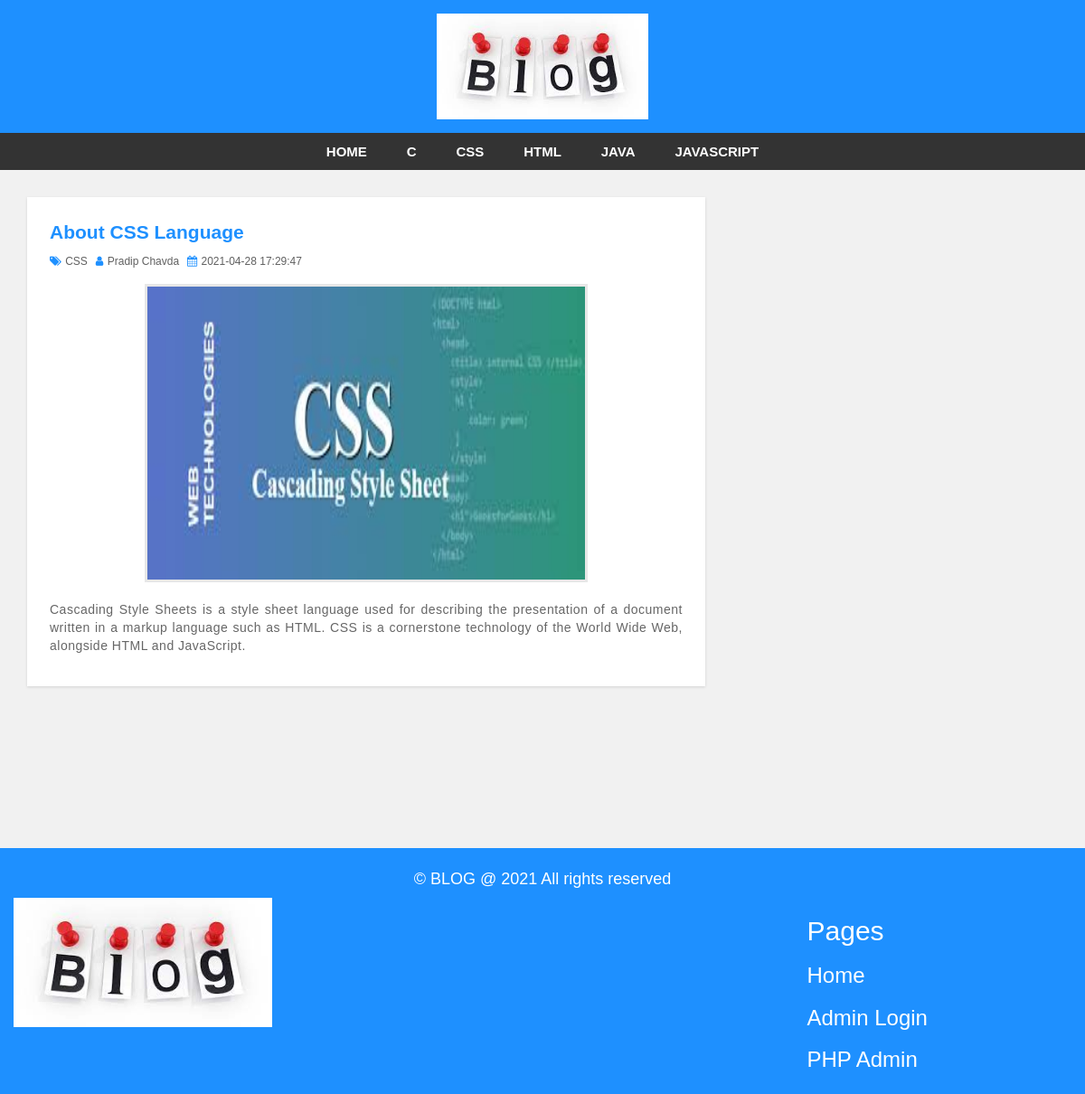
Page /single.php?id=4 on the committed database.
### tables this page shows
CREATE TABLE `categorytbl` (
  `id` int(6) UNSIGNED NOT NULL,
  `category` varchar(30) NOT NULL
);

CREATE TABLE `post` (
  `id` int(6) UNSIGNED NOT NULL,
  `title` varchar(50) NOT NULL,
  `category` varchar(30) NOT NULL,
  `author` varchar(30) NOT NULL,
  `description` varchar(10000) NOT NULL,
  `date` timestamp NOT NULL DEFAULT current_timestamp() ON UPDATE current_timestamp(),
  `img` blob NOT NULL
);

### single.php (the view, shortened to what this page needs)
<?php include "header.php"; ?>
<?php
include('includes/config.php');
$pId = intval($_GET['id']);
?>
<div id="main-content">
    <div class="container">
        <div class="row">
            <div class="col-md-8">
                <?php
                $query = mysqli_query($con, "select * from post  where id ='$pId'");
                while ($row = mysqli_fetch_array($query)) {
                ?>
                    <div class="post-container">
                        <div class="post-content single-post">
                            <h3><?php echo htmlentities($row['title']); ?></h3>
                            <div class="post-information">
                                <span>
                                    <i class="fa fa-tags" aria-hidden="true"></i>
                                    <?php echo htmlentities($row['category']); ?>
                                </span>
                                <span>
                                    <i class="fa fa-user" aria-hidden="true"></i>
                                    <a href='author.php'><?php echo htmlentities($row['author']); ?></a>
                                </span>
                                <span>
                                    <i class="fa fa-calendar" aria-hidden="true"></i>
                                    <?php echo htmlentities($row['date']); ?>
                                </span>
                            </div>
                            <img class="single-feature-image" src="/PHPBLOG/3244BLOG/admin/postimages/<?php echo htmlentities($row['id']); ?>/<?php echo htmlentities($row['img']); ?>" style="width:490px; height:330px;" />
                            <p class="description">
                                <?php echo htmlentities($row['description']); ?>
                            </p>
                        </div>
                    </div>
                <?php } ?>
            </div>
        </div>
    </div>
</div>
<?php include 'footer.php'; ?>

### header.php (shortened to what this page needs)
<?php
	include("includes/config.php");
?>
<!DOCTYPE html>
<html lang="en">
<head>
    <link rel="stylesheet" href="css/bootstrap.min.css" />
    <link rel="stylesheet" href="css/font-awesome.css">
    <link rel="stylesheet" href="css/style.css">
    <link rel="stylesheet" href="css/main.css">
</head>
<body>
    <div id="header">
        <div class="container">
            <div class="row">
                <div class=" col-md-offset-4 col-md-4">
                    <a href="index.php" id="logo"><img src="images/logo.jpg"></a>
                </div>
            </div>
        </div>
    </div>
    <div id="menu-bar">
        <div class="container">
            <div class="row">
                <div class="col-md-12">
                    <ul class='menu'>
                        <li><a href='index.php'>Home</a></li>
                        <?php $query = mysqli_query($con, "select * from categorytbl ");
                            while ($row = mysqli_fetch_array($query)) {   ?>
                        <li><a
                                href="category.php?id=<?php echo $row['id'] ?>"><?php echo htmlentities($row['category']); ?></a>
                        </li>
                        <?php } ?>
                    </ul>
                </div>
            </div>
        </div>
    </div>

### css/style.css (style rules this page uses)
body { background: #f1f1f1; font-family: sans-serif,arial,Helvetica; }
a, a:hover, a:focus { text-decoration: none; outline: none; }
ul { margin:0; padding:0; list-style:none; }
#header { background: #1e90ff; text-align: center; padding: 15px; }
#logo { display: inline-block; width: 65%; }
#logo img { width: 100%; }
#menu-bar { background: #333; text-align: center; }
#menu-bar .menu > li { display: inline-block; }
.menu > li > a { padding: 10px 20px; display: block; text-transform: uppercase; color: #fff; font-size: 15px; font-weight:600; transition:all 0.5s ease 0s; }
#main-content { padding: 30px 0; min-height: 750px; }
#main-content .post-container { background-color: #fff; padding: 25px; box-shadow: 0 1px 3px rgba(0, 0, 0, 0.13); }
#main-content .post-content { border-bottom: 1px solid #d1d1d1; padding: 0 0 30px; margin-bottom:30px; }
#main-content .post-content img { width: 100%; }
#main-content .post-content h3 { font-size: 21px; line-height: 28px; font-weight: 600; margin: 0 0 7px; }
#main-content .post-content .post-information span { color: #606060; font-size: 12px; text-transform: capitalize; margin: 0 5px 5px 0; display: inline-block; }
#main-content .post-content .post-information i { color: #1e90ff; margin-right: 1px; }
#main-content .post-content .post-information a { color: #606060; text-decoration: none; }
#main-content .post-content p, #main-content .single-post p { color: #666; font-size: 14px; letter-spacing: 0.5px; margin:0 0 10px; }
#main-content .single-post { border: none; margin-bottom: 0; padding-bottom: 0; }
#main-content .single-post h3 { color: #1e90ff; }
#main-content .single-post .post-information { margin: 0 0 10px; }
#main-content .single-post p { text-align: justify; }
#main-content .single-post img.single-feature-image { width: 70%; margin: 0 auto 20px; display: block; border: 3px solid #e7e7e7; }
i.fa { color:#222; }

### rows in the picture
categorytbl: category "C"
categorytbl: category "CSS"
categorytbl: category "HTML"
categorytbl: category "JAVA"
categorytbl: category "JAVASCRIPT"
post: title "About CSS Language", category "CSS", author "Pradip Chavda", date "2021-04-28 17:29:47", img (picture), description "Cascading Style Sheets is a style sheet language used for describing the presentation of a document written in a markup language such as HTML. CSS is a cornerstone technology of the World Wide Web, alongside HTML and JavaScript."
